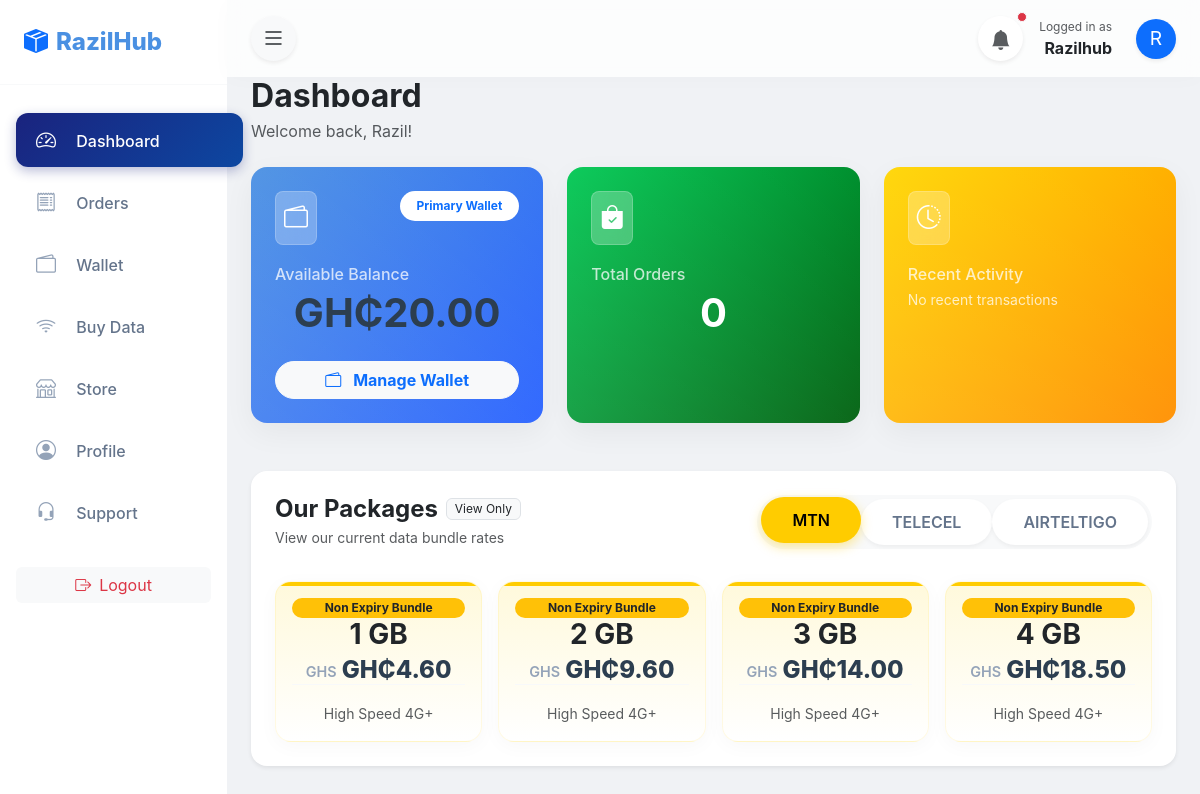
Page /dashboard (signed in) on the committed database.
### app.py (models this page shows)
class User(UserMixin, db.Model):
    id = db.Column(db.Integer, primary_key=True)
    first_name = db.Column(db.String(100))
    last_name = db.Column(db.String(100))
    username = db.Column(db.String(50), unique=True)
    email = db.Column(db.String(120), unique=True)
    mobile = db.Column(db.String(20))
    password = db.Column(db.String(200))
    balance = db.Column(db.Float, default=0.0)
    is_admin = db.Column(db.Boolean, default=False)
    is_suspended = db.Column(db.Boolean, default=False) # New field for suspension

class DataPlan(db.Model):
    id = db.Column(db.Integer, primary_key=True)
    network = db.Column(db.String(20), nullable=False) # MTN, TELECEL, AIRTELTIGO
    plan_size = db.Column(db.String(20), nullable=False) # e.g. "1 GB"
    cost_price = db.Column(db.Float, nullable=False, default=0.0) # Depot Price (Cost)
    selling_price = db.Column(db.Float, nullable=False, default=0.0) # Site Price (Revenue)
    display_order = db.Column(db.Integer, default=0)
    status = db.Column(db.String(20), default='Active') # Active, Inactive

### app.py (the view)
@app.route("/dashboard")
@login_required
def dashboard():
    plans = DataPlan.query.filter_by(status='Active').order_by(DataPlan.display_order).all()
    data_bundles = {
        "MTN": [],
        "TELECEL": [],
        "AIRTELTIGO": []
    }
    for plan in plans:
        if plan.network in data_bundles:
            data_bundles[plan.network].append({
                "size": plan.plan_size,
                "price": f"GH₵{plan.selling_price:.2f}",
                "expiry": "No-Expiry" # Default for now
            })
    balance = current_user.balance
    current_plan = "No Active Plan"
    recent_activity = "No recent activity"
    return render_template(
        "dashboard.html",
        data_bundles=data_bundles,
        balance=balance,
        current_plan=current_plan,
        recent_activity=recent_activity
    )

### templates/dashboard.html (shortened to what this page needs)
{% extends 'dashboard_layout.html' %}
{% block content %}
<div class="d-flex align-items-end justify-content-between mb-4">
    <div>
        <h2 class="fw-bold text-dark mb-1">Dashboard</h2>
        <p class="text-muted mb-0">Welcome back, {{ current_user.first_name or current_user.username }}!</p>
    </div>
</div>
<div class="row g-4 mb-5">
    <div class="col-md-4">
        <div class="card stat-card bg-gradient-primary text-white h-100 border-0">
            <div class="card-body p-4 position-relative">
                <div class="d-flex justify-content-between align-items-start mb-4">
                    <div class="p-2 bg-white bg-opacity-25 rounded-3">
                        <i class="bi bi-wallet2 fs-4 text-white"></i>
                    </div>
                    <span class="badge bg-white text-primary rounded-pill px-3 py-2">Primary Wallet</span>
                </div>
                <h6 class="card-subtitle text-white text-opacity-75 mb-1">Available Balance</h6>
                <h2 class="display-6 fw-bold mb-4">GH₵{{ "{:,.2f}".format(balance) }}</h2>
                <a href="{{ url_for('wallet') }}" class="btn btn-light text-primary fw-bold w-100 rounded-pill">
                    <i class="bi bi-wallet2 me-2"></i> Manage Wallet
                </a>
            </div>
        </div>
    </div>
    <div class="col-md-4">
        <div class="card stat-card bg-gradient-success text-white h-100 border-0">
            <div class="card-body p-4">
                <div class="d-flex justify-content-between align-items-start mb-4">
                    <div class="p-2 bg-white bg-opacity-25 rounded-3">
                        <i class="bi bi-bag-check-fill fs-4 text-white"></i>
                    </div>
                </div>
                <h6 class="card-subtitle text-white text-opacity-75 mb-1">Total Orders</h6>
                <h2 class="display-6 fw-bold text-white mb-0">0</h2>
            </div>
        </div>
    </div>
    <div class="col-md-4">
        <div class="card stat-card bg-gradient-warning text-white h-100 border-0">
            <div class="card-body p-4">
                <div class="d-flex justify-content-between align-items-start mb-4">
                    <div class="p-2 bg-white bg-opacity-25 rounded-3">
                        <i class="bi bi-clock-history fs-4 text-white"></i>
                    </div>
                </div>
                <h6 class="card-subtitle text-white text-opacity-75 mb-1">Recent Activity</h6>
                <p class="text-white text-opacity-75 small mb-0">No recent transactions</p>
            </div>
        </div>
    </div>
</div>
<div class="card border-0 bg-white shadow-sm p-4 rounded-4">
    <div class="d-flex flex-column flex-md-row align-items-md-center justify-content-between mb-4 gap-3">
        <div>
            <h4 class="fw-bold text-dark mb-1 d-flex align-items-center gap-2">
                Our Packages
                <span class="badge bg-light text-dark border fw-normal"
                    style="font-size: 0.5em; vertical-align: middle;">View Only</span>
            </h4>
            <p class="text-muted small mb-0">View our current data bundle rates</p>
        </div>
        <ul class="nav nav-pills network-tabs bg-light rounded-pill p-1 d-inline-flex" role="tablist">
            <li class="nav-item">
                <button class="nav-link active mtn-tab" data-bs-toggle="pill" data-bs-target="#view-mtn">MTN</button>
            </li>
            <li class="nav-item">
                <button class="nav-link telecel-tab" data-bs-toggle="pill"
                    data-bs-target="#view-telecel">TELECEL</button>
            </li>
            <li class="nav-item">
                <button class="nav-link airteltigo-tab" data-bs-toggle="pill"
                    data-bs-target="#view-airteltigo">AIRTELTIGO</button>
            </li>
        </ul>
    </div>
    <div class="tab-content mt-2">
        <div class="tab-pane fade show active" id="view-mtn">
            <div class="row g-3">
                {% for plan in data_bundles["MTN"] %}
                <div class="col-6 col-md-4 col-lg-3">
                    <div class="package-card mtn p-3 h-100 d-flex flex-column text-center">
                        <span class="badge bg-warning text-dark rounded-pill px-3">Non Expiry Bundle</span>
                        <h3 class="fw-bold text-dark mb-1">{{ plan.size }}</h3>
                        <h5 class="price-tag mb-0">
                            <span class="price-currency">GHS</span> {{ plan.price }}
                        </h5>
                        <div class="mt-3 pt-3 border-top border-light mt-auto">
                            <small class="text-muted">High Speed 4G+</small>
                        </div>
                    </div>
                </div>
                {% endfor %}
            </div>
        </div>
    </div>
</div>
{% endblock %}

### templates/dashboard_layout.html (shortened to what this page needs)
<!DOCTYPE html>
<html lang="en">
<head>
    <link href="https://cdn.jsdelivr.net/npm/bootstrap@5.3.0/dist/css/bootstrap.min.css" rel="stylesheet">
    <link rel="stylesheet" href="https://cdn.jsdelivr.net/npm/bootstrap-icons@1.10.0/font/bootstrap-icons.css">
    <link rel="stylesheet" href="{{ url_for('static', filename='css/style.css') }}">
</head>
<body>
    <div class="d-flex" id="wrapper">
        <div class="border-0 shadow-none bg-white" id="sidebar-wrapper">
            <div class="sidebar-heading border-bottom border-light">
                <div class="d-flex align-items-center gap-2">
                    <i class="bi bi-box-seam-fill fs-4 text-primary"></i>
                    <span>RazilHub</span>
                </div>
            </div>
            <div class="list-group list-group-flush py-4">
                <a href="{{ url_for('dashboard') }}"
                    class="list-group-item list-group-item-action {% if request.endpoint == 'dashboard' %}active{% endif %}">
                    <i class="bi bi-speedometer2 me-3 fs-5"></i> Dashboard
                </a>
                <a href="{{ url_for('orders') }}"
                    class="list-group-item list-group-item-action {% if request.endpoint == 'orders' %}active{% endif %}">
                    <i class="bi bi-receipt me-3 fs-5"></i> Orders
                </a>
                <a href="{{ url_for('wallet') }}"
                    class="list-group-item list-group-item-action {% if request.endpoint == 'wallet' %}active{% endif %}">
                    <i class="bi bi-wallet2 me-3 fs-5"></i> Wallet
                </a>
                <a href="{{ url_for('buy_data') }}"
                    class="list-group-item list-group-item-action {% if request.endpoint == 'buy_data' %}active{% endif %}">
                    <i class="bi bi-wifi me-3 fs-5"></i> Buy Data
                </a>
                <a href="{{ url_for('store') }}"
                    class="list-group-item list-group-item-action {% if request.endpoint == 'store' or 'store' in request.endpoint %}active{% endif %}">
                    <i class="bi bi-shop me-3 fs-5"></i> Store
                </a>
                <a href="{{ url_for('profile') }}"
                    class="list-group-item list-group-item-action {% if request.endpoint == 'profile' %}active{% endif %}">
                    <i class="bi bi-person-circle me-3 fs-5"></i> Profile
                </a>
                <a href="{{ url_for('support') }}"
                    class="list-group-item list-group-item-action {% if request.endpoint == 'support' %}active{% endif %}">
                    <i class="bi bi-headset me-3 fs-5"></i> Support
                </a>
                <div class="mt-auto pt-4 px-3">
                    <a href="{{ url_for('logout') }}"
                        class="btn btn-light text-danger border-0 w-100 d-flex align-items-center justify-content-center gap-2 hover-danger">
                        <i class="bi bi-box-arrow-right"></i> Logout
                    </a>
                </div>
            </div>
        </div>
        <div id="page-content-wrapper">
            <nav class="navbar navbar-expand-lg navbar-light border-0 px-4 py-3">
                <div class="container-fluid p-0">
                    <button
                        class="btn btn-light shadow-sm border-0 d-flex align-items-center justify-content-center rounded-circle"
                        id="sidebarToggle" style="width: 45px; height: 45px;">
                        <i class="bi bi-list fs-4 text-dark"></i>
                    </button>
                    <div class="ms-auto d-flex align-items-center gap-3">
                        <div class="dropdown">
                            <button class="btn btn-white position-relative rounded-circle p-2 shadow-sm" type="button"
                                id="notificationDropdown" data-bs-toggle="dropdown" aria-expanded="false"
                                style="width: 45px; height: 45px; background: white;">
                                <i class="bi bi-bell-fill text-muted fs-5"></i>
                                {% set show_badge = False %}
                                {% if site_notice %}
                                {% if not current_user.last_read_notice_timestamp or (site_notice_timestamp and
                                current_user.last_read_notice_timestamp < site_notice_timestamp) %} {% set
                                    show_badge=True %} {% endif %} {% endif %} {% if show_badge %} <span
                                    id="notificationBadge"
                                    class="position-absolute top-0 start-100 translate-middle p-1 bg-danger border border-light rounded-circle">
                                    </span>
                                    {% endif %}
                            </button>
                        </div>
                        <div class="d-none d-md-block text-end me-2">
                            <small class="text-muted d-block" style="font-size: 0.75rem;">Logged in as</small>
                            <span class="fw-bold text-dark">{{ current_user.username }}</span>
                        </div>
                        <div class="rounded-circle bg-primary text-white d-flex align-items-center justify-content-center shadow-sm"
                            style="width: 40px; height: 40px; font-size: 1.2rem;">
                            {{ current_user.username[0] | upper }}
                        </div>
                    </div>
                </div>
            </nav>
            <div class="container-fluid px-4 pb-5">
                <div class="fade-in">
                    {% block content %}{% endblock %}
                </div>
            </div>
        </div>
    </div>
</body>
</html>

### rows in the picture
User: username "Razilhub", username "R", first_name "Razil", balance "20.00"
DataPlan: size "1 GB", price "GH₵4.60"
DataPlan: size "2 GB", price "GH₵9.60"
DataPlan: size "3 GB", price "GH₵14.00"
DataPlan: size "4 GB", price "GH₵18.50"
